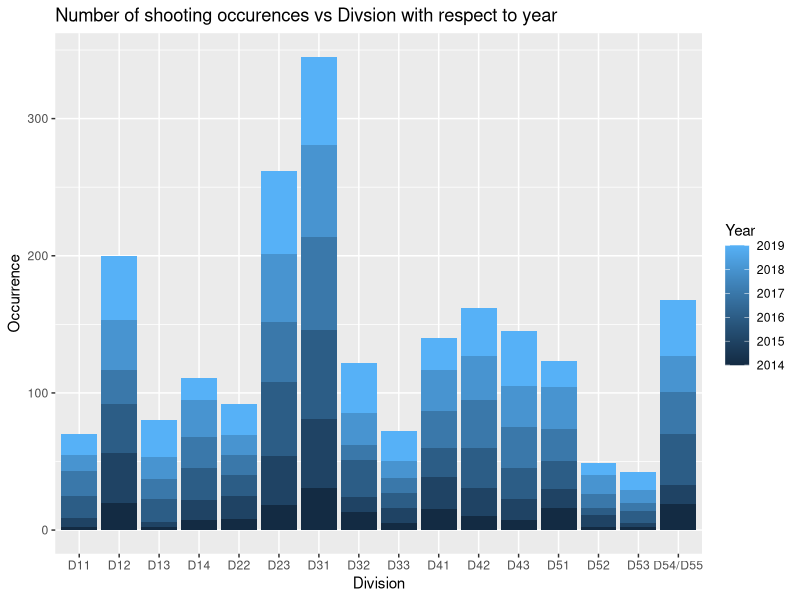
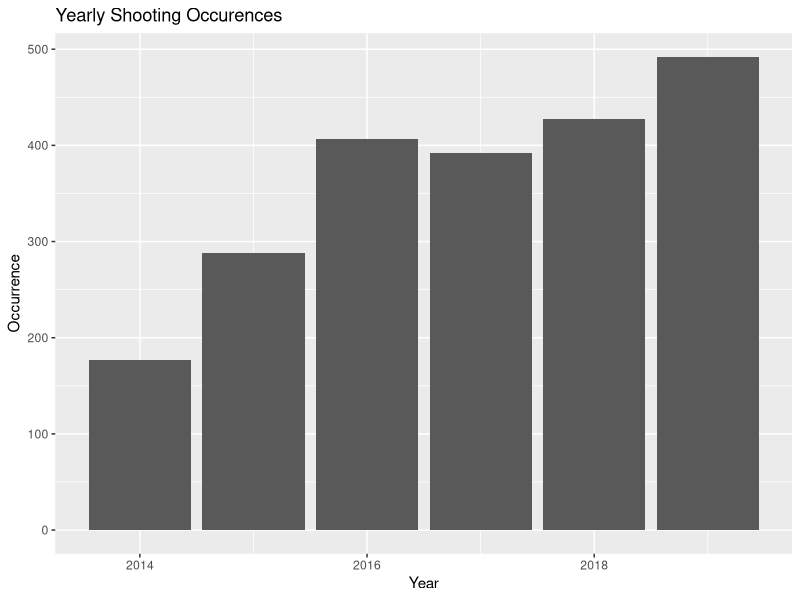
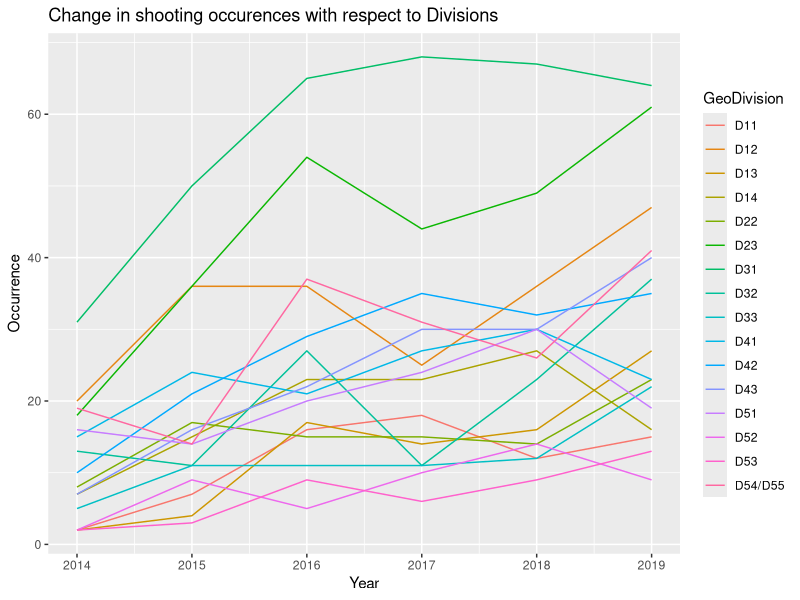

R code for these plots, in order:
## ---- chunk 1
knitr::opts_chunk$set(echo = TRUE)

library(tidyverse)
library(palmerpenguins)
## ---- chunk 2
library(tidyverse)
library(knitr)
shooting_count <- read_csv(here::here("inputs/data/shooting_count.csv"))

shooting_count |>
  select(OccurredYear, GeoDivision, Count_) |>
  slice(1:10) |> 
  kable(
    caption = "First ten rows of a dataset that shows shooting occurence",
    col.names = c("Occured year", "Division", "Occurence"),
    digits = 1,
    booktabs = TRUE,
    linesep = ""
  )
## ---- chunk 3
shooting_count |>  
  ggplot(mapping = aes(x = GeoDivision, y = Count_, fill = OccurredYear)) +
  geom_bar(stat='identity') + 
  labs(x = "Division", y = "Occurrence", fill = "Year", title = "Number of shooting occurences vs Divsion with respect to year")
## ---- chunk 4
shooting_count |>  
  ggplot(mapping = aes(x = OccurredYear, y = Count_)) +
  geom_bar(stat = 'identity') + 
  labs(x = "Year", y = "Occurrence", title = "Yearly Shooting Occurences")
## ---- chunk 5
shooting_count |>  
    ggplot(aes(x=OccurredYear, y=Count_, group=GeoDivision, color=GeoDivision)) +
    geom_line() +
    labs(x = "Year", y = "Occurrence", title = "Change in shooting occurences with respect to Divisions")
